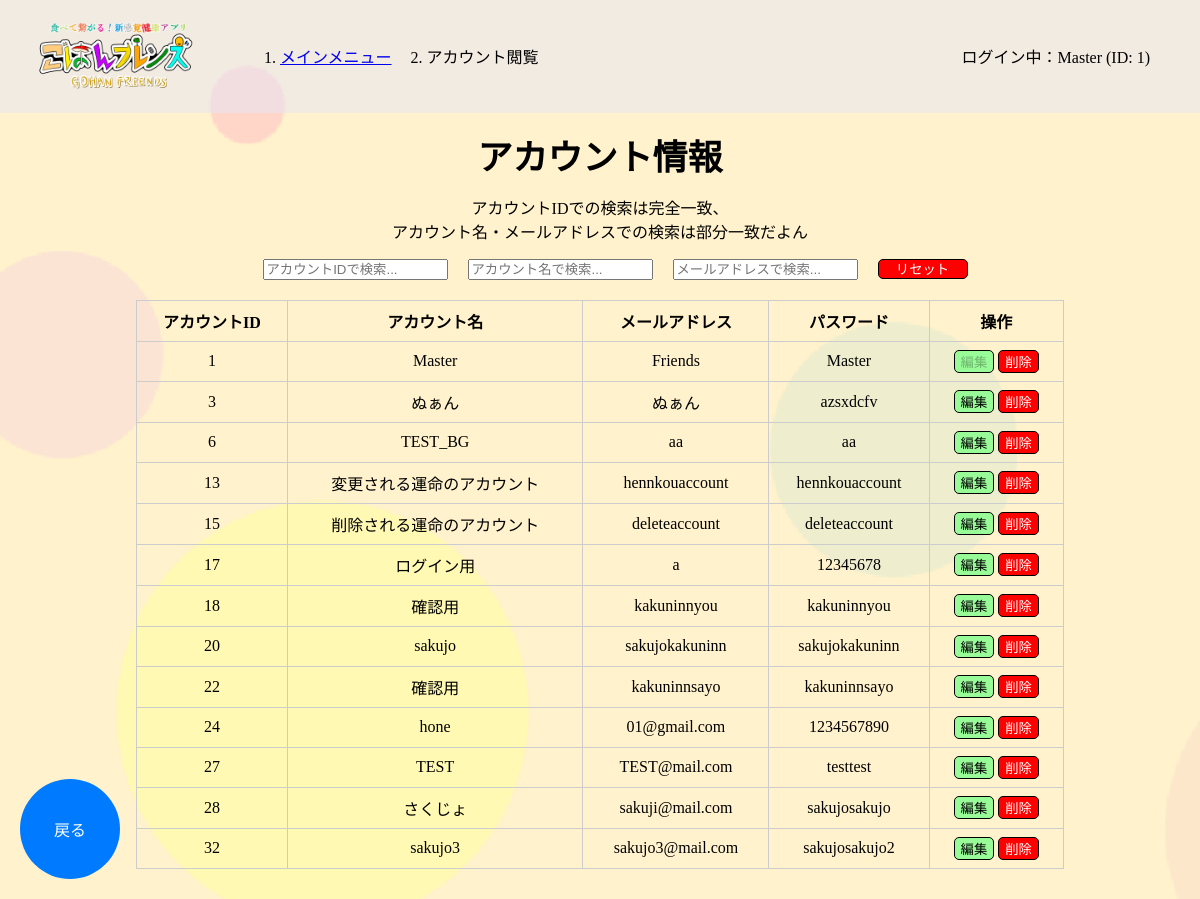
Page /master/account_look (signed in) on the committed database.
### tables this page shows
CREATE TABLE ACCOUNT (
                        ACCOUNT_ID INTEGER PRIMARY KEY AUTOINCREMENT,
                        ACCOUNT_NAME TEXT NOT NULL,
                        MAIL TEXT NOT NULL,
                        PASS TEXT NOT NULL
                    );

### app.py (the view)
@app.route('/master/account_look')
def account_look():
    if 'account_name' in session:
        conn = get_db()
        cur = conn.cursor()
        cur.execute("SELECT ACCOUNT_ID, ACCOUNT_NAME, MAIL, PASS FROM ACCOUNT")
        accounts = cur.fetchall()
        cur.close()
        conn.close()
        breadcrumbs = [
            {"name": "メインメニュー", "url": "/mainmenu/mainmenu"},
            {"name": "アカウント閲覧", "url": "/master/account_look"}
        ]
        return render_template('master/account_look.html', accounts=accounts, breadcrumbs=breadcrumbs)

### app.py (called while the page is built)
def get_db():
    conn = sqlite3.connect(DATABASE)
    return conn

@app.context_processor
def inject_account_info():
    return {
        'account_name': session.get('account_name'),
        'account_id': session.get('account_id')
    }

### templates/master/account_look.html (shortened to what this page needs)
{% extends 'base.html' %}
{% block content %}
<div class="main-contents">
    <p class="main-text">アカウント情報<br><div class="txt-center">アカウントIDでの検索は完全一致、<br>アカウント名・メールアドレスでの検索は部分一致だよん</div></p>
    <div style="display: flex; justify-content: center; align-items: center; margin-bottom: 20px;">
        <input type="text" id="searchAccountId" placeholder="アカウントIDで検索..." oninput="searchAccounts()">
        <input type="text" id="searchAccountName" placeholder="アカウント名で検索..." oninput="searchAccounts()">
        <input type="text" id="searchEmail" placeholder="メールアドレスで検索..." oninput="searchAccounts()">
        <button id="resetButton" type="button" onclick="resetSearch()" class="reset-button">リセット</button>
    </div>
    <div class="table-container">
        <table>
            <tr>
                <th>アカウントID</th>
                <th>アカウント名</th>
                <th>メールアドレス</th>
                <th>パスワード</th>
                <th>操作</th>
            </tr>
            {% for account in accounts %}
            <tr>
                <td>{{ account[0] }}</td>
                <td data-original="{{ account[1] }}">{{ account[1] }}</td>
                <td data-original="{{ account[2] }}">{{ account[2] }}</td>
                <td data-original="{{ account[3] }}">{{ account[3] }}</td>
                <td>
                    {% if account[0] == 1 %}
                    <button class="edit-button" type="button" disabled>編集</button>
                    <button class="delete-button" type="button" disabled>削除</button>
                    {% else %}
                    <button class="edit-button" type="button"
                        onclick="editRow(this.parentElement.parentElement)">編集</button>
                    <button class="delete-button" type="button"
                        onclick="showDeleteConfirmation(this.parentElement.parentElement)">削除</button>
                    {% endif %}
                </td>
            </tr>
            {% endfor %}
        </table>
    </div>
    <div class="back-button-container">
        <button id="back-button" onclick="location.href='{{ url_for('mainmenu') }}';" class="back-button">戻る</button>
    </div>
</div>
{% endblock %}

### templates/base.html (shortened to what this page needs)
<!DOCTYPE html>
<html lang="ja">
<head>
    <link rel="stylesheet" href="../../static/css/style.css">
</head>
<body background="{{ url_for('static', filename='img/background.png') }}" class="kabegami">
    <header class="clearfix">
        <img src="{{ url_for('static', filename='img/title.png') }}" class="header-logo">
        <nav aria-label="breadcrumb">
            <ol class="breadcrumb">
                {% for breadcrumb in breadcrumbs %}
                    <li class="breadcrumb-item">
                        {% if loop.last %}
                            {{ breadcrumb.name }}
                        {% else %}
                            <a href="{{ breadcrumb.url }}">{{ breadcrumb.name }}</a>
                        {% endif %}
                    </li>
                {% endfor %}
            </ol>
        </nav>
    </header>
    <main>
        <div class="container">
            {% if account_name and account_id %}
                <p>ログイン中：{{ account_name }} (ID: {{ account_id }})</p>
            {% endif %}
        </div>
        {% block content %}{% endblock %}
    </main>
</body>
</html>

### static/css/style.css (style rules this page uses)
html, body { margin: 0; padding: 0; box-sizing: border-box; height: 100%; }
.kabegami { background-size: cover; }
header { display: flex; align-items: center; background-color: rgb(230,230,250,0.5); }
.header-logo { width: 200px; margin-left: 20px; margin-right: 20px; }
.clearfix::after { content: ""; clear: both; display: table; }
.container { display: flex; justify-content: right; align-items: center; height: 100%; padding-right: 10px; margin-top: -85px; margin-right:40px; }
.back-button-container { position: fixed; bottom: 20px; left: 20px; }
.back-button-container button { width: 100px; height: 100px; border-radius: 50%; border: none; background-color: #007BFF; color: white; font-size: 16px; display: flex; justify-content: center; align-items: center; cursor: pointer; transition: background-color 0.3s; }
.main-contents { padding-top: 70px; }
.reset-button { height:20px; width:90px; margin-left:20px; background-color:red; color:white; border-radius:5px; border: 1px solid black; line-height: 5px; text-align: center; cursor:pointer; }
.main-text { text-align: center; margin-top: -25px; margin-bottom: 15px; font-size: 35px; font-weight: bold; }
input { margin-left: 30px; }
.table-container { display: flex; justify-content: center; margin: 20px; }
table { border-collapse: collapse; width: 80%; }
.table-container table { margin-bottom: 30px; }
th, td { border: 1px solid #ccc; padding: 8px; text-align: center; }
#searchAccountName { margin-left:20px; }
#searchEmail { margin-left:20px; }
.txt-center { text-align: center; }
.breadcrumb { display: flex; }
.breadcrumb-item { margin-right: 35px; }
.edit-button { border-radius: 5px; background-color:palegreen; height:auto; min-width: auto; border: 1px solid black; display: inline-block; cursor: pointer; }
.delete-button { color:white; border-radius: 5px; background-color:red; height:auto; min-width: auto; border: 1px solid black; display: inline-block; cursor: pointer; }

### rows in the picture
ACCOUNT: ACCOUNT_ID "1", ACCOUNT_NAME "Master", MAIL "Friends", PASS "Master", shows "編集"
ACCOUNT: ACCOUNT_ID "3", ACCOUNT_NAME "ぬぁん", MAIL "ぬぁん", PASS "azsxdcfv", shows "編集"
ACCOUNT: ACCOUNT_ID "6", ACCOUNT_NAME "TEST_BG", MAIL "aa", PASS "aa", shows "編集"
ACCOUNT: ACCOUNT_ID "13", ACCOUNT_NAME "変更される運命のアカウント", MAIL "hennkouaccount", PASS "hennkouaccount", shows "編集"
ACCOUNT: ACCOUNT_ID "15", ACCOUNT_NAME "削除される運命のアカウント", MAIL "deleteaccount", PASS "deleteaccount", shows "編集"
ACCOUNT: ACCOUNT_ID "17", ACCOUNT_NAME "ログイン用", MAIL "a", PASS "12345678", shows "編集"
ACCOUNT: ACCOUNT_ID "18", ACCOUNT_NAME "確認用", MAIL "kakuninnyou", PASS "kakuninnyou", shows "編集"
ACCOUNT: ACCOUNT_ID "20", ACCOUNT_NAME "sakujo", MAIL "sakujokakuninn", PASS "sakujokakuninn", shows "編集"
ACCOUNT: ACCOUNT_ID "22", ACCOUNT_NAME "確認用", MAIL "kakuninnsayo", PASS "kakuninnsayo", shows "編集"
ACCOUNT: ACCOUNT_ID "24", ACCOUNT_NAME "hone", MAIL "01@gmail.com", PASS "1234567890", shows "編集"
ACCOUNT: ACCOUNT_ID "27", ACCOUNT_NAME "TEST", MAIL "TEST@mail.com", PASS "testtest", shows "編集"
ACCOUNT: ACCOUNT_ID "28", ACCOUNT_NAME "さくじょ", MAIL "sakuji@mail.com", PASS "sakujosakujo", shows "編集"
ACCOUNT: ACCOUNT_ID "32", ACCOUNT_NAME "sakujo3", MAIL "sakujo3@mail.com", PASS "sakujosakujo2", shows "編集"

### other values in the picture
{{ breadcrumb.name }} "メインメニュー"
{{ breadcrumb.name }} "アカウント閲覧"
{{ account_name }} "Master"
{{ account_id }} "1"
